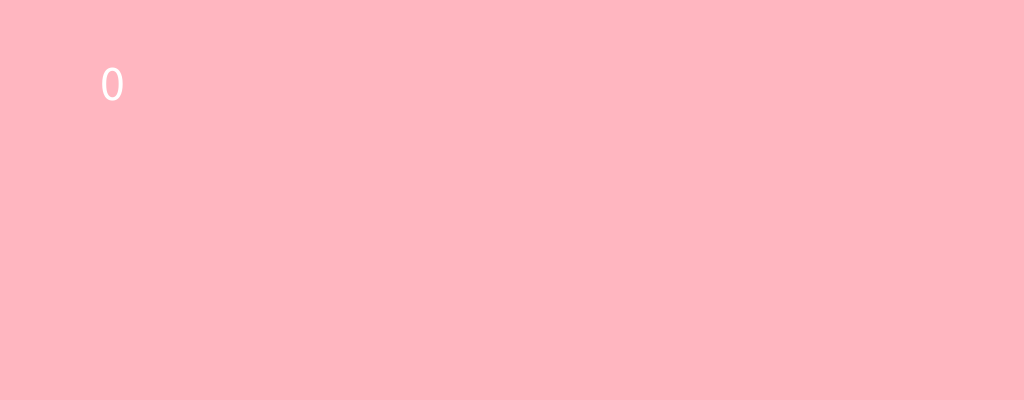
Frame 1 (no input)
Frame 60 (the mouse pressed at the canvas centre just before this capture): identical to frame 1, image omitted
Frame 120 (the mouse held since frame 60 and released just before this capture): blank canvas, image omitted

The Processing sketch that drew this single still picture (run headless with seeded random() and noise(); from frame 60 on, the mouse is pressed at the canvas centre):

// Processing sketch: sketch_210521a
// ── sketch_210521a.pde
void setup(){///只做一次設定
size(1024, 400);
}
void draw(){///每秒狂做60次
  if(mousePressed)background(200,191,261);
  else background(255,182,192);
  textSize(50);///字的大小 設50號字
  text(a,100,100);///將a在 100,100畫出來
}
int a=0;///外部變數
void mousePressed(){//按下去時,會呼叫這個函式
  a++;
}
